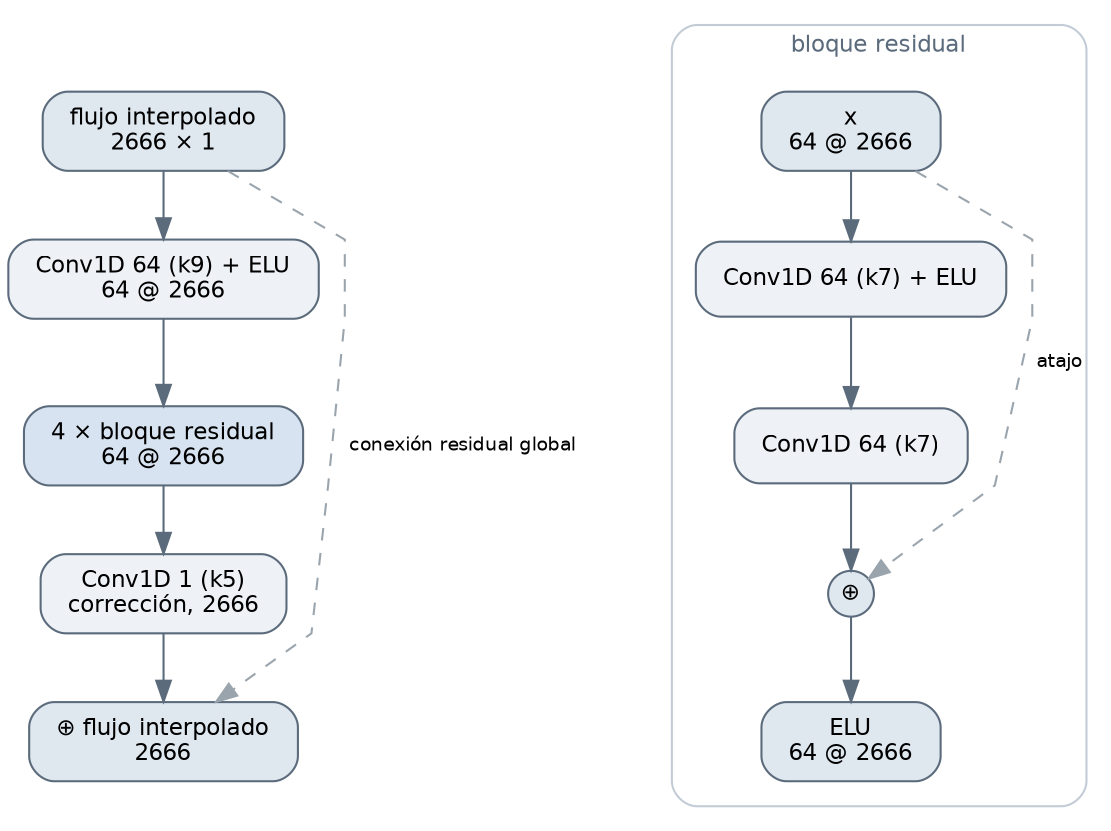

This chart was generated by the following Python code:
# %% [markdown]
# # Diagrama de arquitectura del modelo convolucional 1D
#
# Figura de la arquitectura del modelo entrenado en `cnn_v1_training.ipynb`, para la memoria. Es un **esquema por etapas**, con el mismo planteamiento que el de la v2: una caja por etapa, no por capa, porque una caja por capa sale como una tira demasiado apaisada para una página.
#
# El esquema se escribe en Graphviz, que ya entra con `pydot`. La estructura es la de `cnn_v1_training.ipynb`, así que hay que repasarla si cambia la red.

# %%
from pathlib import Path

# Localizamos la carpeta 'solution' subiendo desde el directorio de trabajo, sin
# suponer dónde arranca el kernel: sirve tanto la carpeta de este cuaderno como
# 'models' o la raíz del repositorio. Su marca es el fichero 'pyproject.toml'.
SOLUTION_DIR = next(
    candidate
    for parent in (Path.cwd(), *Path.cwd().parents)
    for candidate in (parent, parent / "solution")
    if (candidate / "pyproject.toml").is_file()
)

MODELS_DIR = SOLUTION_DIR / "models"
CNN_DIR = MODELS_DIR / "cnn"

# Modelo a dibujar y figura que genera este cuaderno
MODEL_PATH = CNN_DIR / "cnn_v1.keras"
DIAGRAM_PATH = CNN_DIR / "cnn_v1_architectural-diagram.png"

print("Carpeta de trabajo:", SOLUTION_DIR)

# %% [markdown]
# El `.keras` guarda la arquitectura junto con los pesos. El resumen no genera la figura —el esquema está escrito a mano—, pero sirve para comprobar contra el modelo entrenado las formas y el número de filtros que rotula el diagrama.

# %%
import tensorflow as tf

model_cnn = tf.keras.models.load_model(MODEL_PATH)

model_cnn.summary()

# %% [markdown]
# Cómo se lee el esquema:
#
# - La red trabaja siempre sobre la malla de SDSS, sin submuestrear: los 2666 puntos se conservan de principio a fin, y por eso el esquema es una cadena y no una U como el de la v2.
# - Tras la convolución inicial de 64 filtros vienen los **cuatro bloques residuales**, todos iguales, que la figura agrupa en una sola caja: lo que cambia entre ellos son los pesos, no la forma.
# - La convolución final de un filtro genera la **corrección**, y la **conexión residual global** —la flecha discontinua— le suma el flujo interpolado: la red aprende la corrección, no el espectro entero.
#
# El recuadro de la derecha desarrolla uno de los bloques residuales: las dos convoluciones, el atajo que se les suma y la activación.

# %%
import pydot

from IPython.display import Image

DOT = """digraph cnn_residual {
    rankdir=TB
    bgcolor="white"
    splines=polyline
    dpi=150
    nodesep=0.35
    ranksep=0.45
    node [shape=box style="rounded,filled" fillcolor="#eef2f7" color="#5b6b7c"
          fontname="DejaVu Sans" fontsize=11 margin="0.18,0.10"]
    edge [fontname="DejaVu Sans" fontsize=9 color="#5b6b7c"]

    entrada [label="flujo interpolado\n2666 × 1" fillcolor="#dfe7ef"]
    conv0   [label="Conv1D 64 (k9) + ELU\n64 @ 2666"]
    bloques [label="4 × bloque residual\n64 @ 2666" fillcolor="#d7e3f0"]
    conv1   [label="Conv1D 1 (k5)\ncorrección, 2666"]
    salida  [label="⊕ flujo interpolado\n2666" fillcolor="#dfe7ef"]

    entrada -> conv0 -> bloques -> conv1 -> salida
    entrada -> salida [constraint=false style=dashed color="#9aa4ad"
                       label="  conexión residual global"]

    subgraph cluster_bloque {
        label="bloque residual"
        fontname="DejaVu Sans" fontsize=11 fontcolor="#5b6b7c"
        color="#c3ccd6" style=rounded margin=12

        b_in  [label="x\n64 @ 2666" fillcolor="#dfe7ef"]
        b_c1  [label="Conv1D 64 (k7) + ELU"]
        b_c2  [label="Conv1D 64 (k7)"]
        b_add [label="⊕" shape=circle width=0.3 fixedsize=true fillcolor="#dfe7ef"]
        b_out [label="ELU\n64 @ 2666" fillcolor="#dfe7ef"]

        b_in -> b_c1 -> b_c2 -> b_add -> b_out
        b_in -> b_add [constraint=false style=dashed color="#9aa4ad" label="  atajo"]
    }
}"""

(graph,) = pydot.graph_from_dot_data(DOT)
graph.write_png(str(DIAGRAM_PATH))

print("Diagrama guardado en:", DIAGRAM_PATH)

Image(str(DIAGRAM_PATH))
